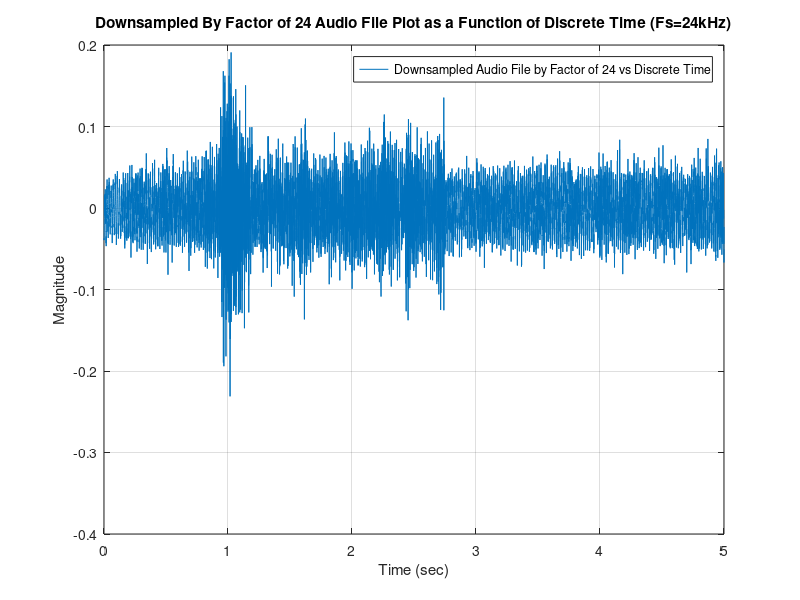

Source code (MATLAB):
load('ecen455_lab1_sound.mat')  % y is the audio clip vector
transposed_y = transpose(y) ;
N = 24 ;
downsample_factor = 1/N ;
fs = 48000 * downsample_factor; % downsampled sampling frequency (Hz) 
%sound(y, fs) ; % original sound at fs sounds twice as slow as original
%% Downsampling (In Time Domain)
downsampled_result = transposed_y(1 : N : length(transposed_y)) ; % taking every Nth sample
%% Plot Time Domain Downsampled Result (and Sound)
x_time_domain = linspace(0, 5, length(downsampled_result)) ; 
%subplot(4,1,1)
%plot(x_time_domain, downsampled_result) 
%title('Signal In Time Domain (Fs=24kHz)'); xlabel('Time (sec)'); ylabel('Magnitude'); grid on
%% FFT and IFFT 
fft_result = fft(downsampled_result) ; % fft
ifft_result = ifft(fft_result) ;  % ifft of fft
%% Plot Frequency Domain Upsampled Result
x_freq_domain = linspace(0, fs, length(fft_result)) ;
%subplot(4,1,2)
freq_magnitudes = abs(fft_result) ; % this is the absolute result; derived from fft_result
%plot(x_freq_domain,freq_magnitudes)
%title('Signal In Frequncy Domain (Fs=24kHz)'); xlabel('Frequency (Hz)'); ylabel('Magnitude')
%xlim([0, fs]) ; grid on
%% Low Pass Filter Application % apply to cut the frequency
low_pass_filter = ones(1, length(x_freq_domain)) ; % low pass filter
low_passed_frequencies = fft_result .* low_pass_filter ; % applying low pass filter
%subplot(4,1,3)
%plot(x_freq_domain, abs(low_passed_frequencies))
%title('Lowpassed Signal In Frequncy Domain (Fs=24kHz)'); xlabel('Frequency (Hz)'); ylabel('Magnitude')
%xlim([0,fs]); grid on
%% Low Passed Signal to Time Domain
lp_time_domain_signal = real(ifft(low_passed_frequencies)) ; % plot real part
%subplot(4,1,4)
%plot(x_time_domain, lp_time_domain_signal)
%title('Low Passed Signal In Time Domain (Fs=24kHz)'); xlabel('Time (sec)'); ylabel('Magnitude')
%title("Downsampled By Factor of 2 Audio File Plot as a Function of Discrete Time")
%legend("Downsampled Audio File vs Discrete Time"); grid on
%% Playing Upsampled Sound and Comparison
sound(lp_time_domain_signal,fs)
% the signal plays back at the same speed as the original but the audio
% signal is slightly reduced in quality
%% Plot of the Downsampled Signal
figure(1)
plot(x_time_domain, lp_time_domain_signal)
title("Downsampled By Factor of 24 Audio File Plot as a Function of Discrete Time (Fs=24kHz)"); 
xlabel('Time (sec)'); ylabel('Magnitude')
legend("Downsampled Audio File by Factor of 24 vs Discrete Time") ; grid on
%% Original Signal
% the signal from exercise 1, compare to that 
%% Process
% fft : converts signal from time domain into frequency domain
% have a discrete signal ->FFT ->frequency domain ->LPF ->apply IFFT (time domain) 
% FFT -> IFFT